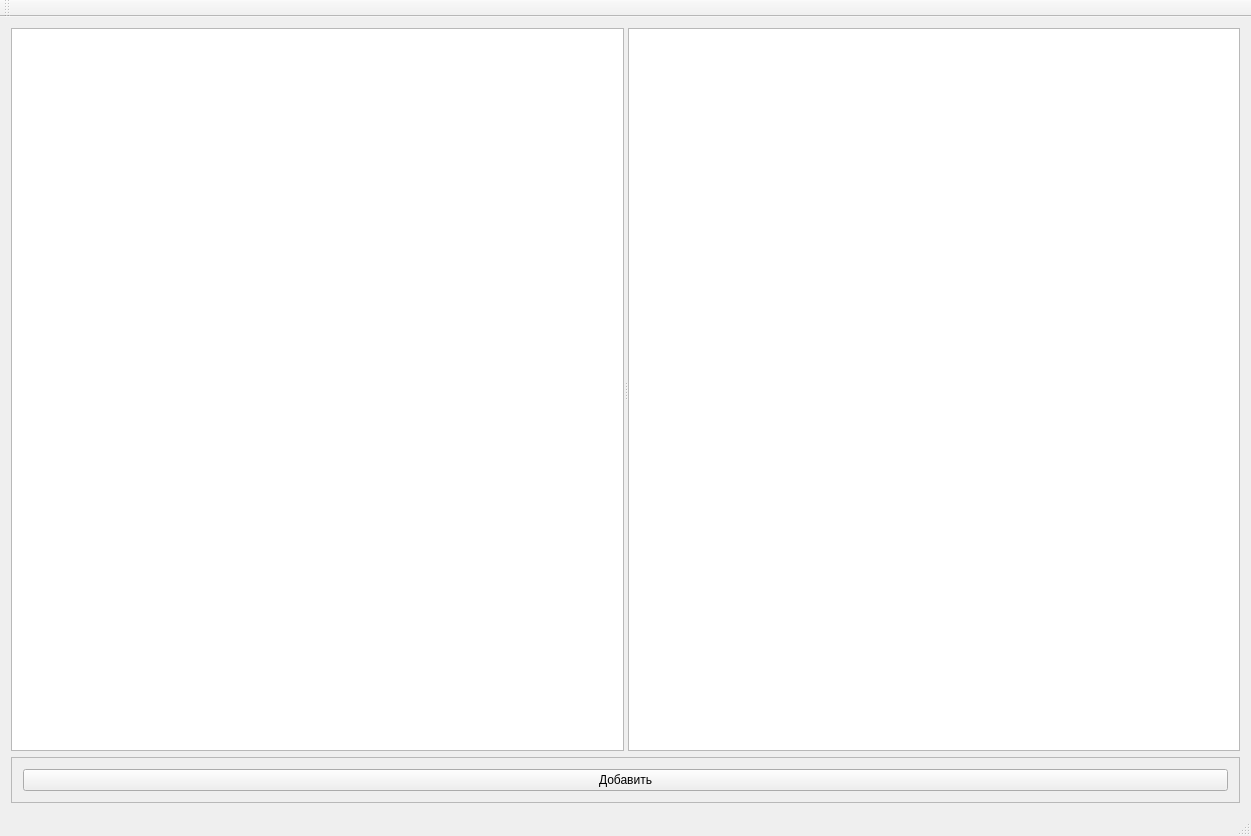
<?xml version="1.0" encoding="UTF-8"?>
<ui version="4.0">
 <class>MainWindow</class>
 <widget class="QMainWindow" name="MainWindow">
  <property name="geometry">
   <rect>
    <x>0</x>
    <y>0</y>
    <width>1251</width>
    <height>836</height>
   </rect>
  </property>
  <property name="windowTitle">
   <string>MainWindow</string>
  </property>
  <widget class="QWidget" name="centralWidget">
   <layout class="QVBoxLayout" name="verticalLayout" stretch="1,0">
    <item>
     <widget class="QSplitter" name="splitter">
      <property name="orientation">
       <enum>Qt::Horizontal</enum>
      </property>
      <widget class="QTreeView" name="treeView"/>
      <widget class="QTableView" name="tableView">
       <property name="selectionBehavior">
        <enum>QAbstractItemView::SelectRows</enum>
       </property>
      </widget>
     </widget>
    </item>
    <item>
     <widget class="QFrame" name="frame">
      <property name="frameShape">
       <enum>QFrame::StyledPanel</enum>
      </property>
      <property name="frameShadow">
       <enum>QFrame::Raised</enum>
      </property>
      <layout class="QHBoxLayout" name="horizontalLayout">
       <item>
        <widget class="QPushButton" name="pushButton">
         <property name="text">
          <string>Добавить</string>
         </property>
        </widget>
       </item>
      </layout>
     </widget>
    </item>
   </layout>
  </widget>
  <widget class="QMenuBar" name="menuBar">
   <property name="geometry">
    <rect>
     <x>0</x>
     <y>0</y>
     <width>1251</width>
     <height>21</height>
    </rect>
   </property>
  </widget>
  <widget class="QToolBar" name="mainToolBar">
   <attribute name="toolBarArea">
    <enum>TopToolBarArea</enum>
   </attribute>
   <attribute name="toolBarBreak">
    <bool>false</bool>
   </attribute>
  </widget>
  <widget class="QStatusBar" name="statusBar"/>
 </widget>
 <layoutdefault spacing="6" margin="11"/>
 <resources/>
 <connections/>
</ui>
